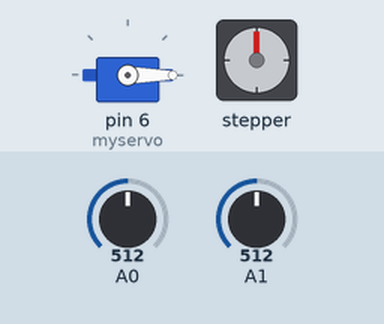
The sketch below on a simulated Arduino Uno, built with avr-gcc and run on an emulated ATmega328P. Parts: servo, stepper motor. Inputs (shaded band) come from the test bench; at power-on: A0 = 512, A1 = 512. Stepper angles assume 2038 steps per turn.

Above: at 1.2 s.
1.3 s: A0 set to 315
2.8 s: A0 set to 281
At 3.3 s:
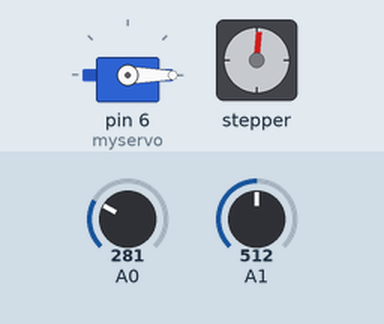
5.8 s: A1 set to 310
8.8 s: A1 set to 283
At 9.37 s:
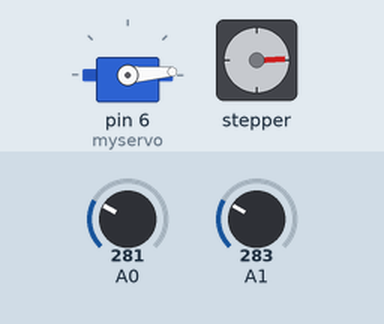
11.8 s: A0 set to 306
At 14.7 s:
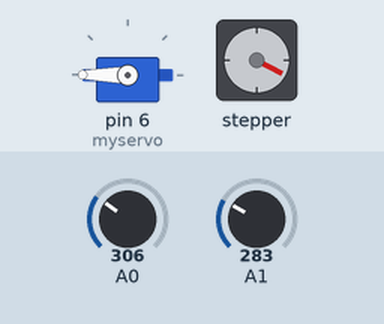
14.8 s: A0 set to 290
At 20.84 s:
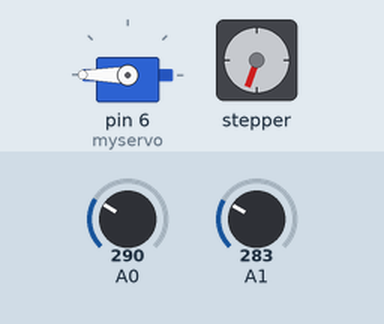
Timing chart, 0 to 20.9 s (numbered marks = the images above; inputs shaded):
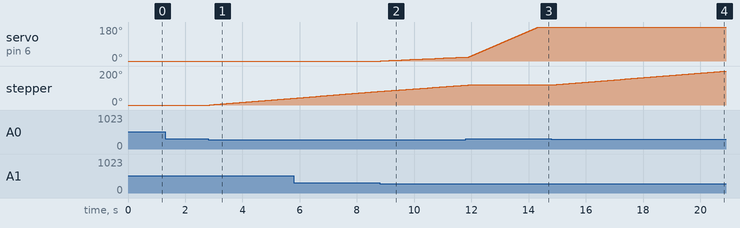

Measured:
- the behaviour switches between 300 and 299 on A1 (found by bisection; images 1 and 2)
- after the input at 1.3 s, every drawn part: stays the same
- after the input at 2.8 s, stepper: keeps turning clockwise at about 14°/s, starting after 0.07 s
- after the input at 8.8 s, servo on pin 6 (myservo): moves from 0° to 21° over 2.9 s, starting at once
- after the input at 11.8 s, stepper: goes on until 11.9 s, then stays 118°
- after the input at 14.8 s, stepper: keeps turning clockwise at about 14°/s, starting at once

The sketch:

Project_31_Joystick_Motion_Control.ino
```cpp
/*

Keye New RFID Starter Kit

Project 31

Joystick Motion Control

Edit By Keyes

*/

#include <Stepper.h>

#include <Servo.h>

const int stepsPerRevolution = 2038; // Define the number of steps per rotation

Stepper myStepper = Stepper(stepsPerRevolution, 8, 10, 9, 11);

Servo myservo;

int currentPos = 0;

bool shouldRotate = false;

int targetPos = 0;

void setup() {

myservo.attach(6);

myservo.write(0);

}

void loop() {

Control_X();

Control_Y();

}

void Control_X(){

int xValue = analogRead(A0);

if (xValue < 300) {

myStepper.setSpeed(10);

for (int i = 0; i < 10; i++) {

myStepper.step(1);

delay(10);

}

}

else if (xValue > 800) {

myStepper.setSpeed(10);

for (int i = 0; i < 10; i++) {

myStepper.step(-1);

delay(10);

}

} else {

digitalWrite(8, LOW);

digitalWrite(9, LOW);

digitalWrite(10, LOW);

digitalWrite(11, LOW);

}

}

void Control_Y(){

int y = analogRead(A1);

// Set target position based on y value

if (y < 300) {

targetPos = 180;

shouldRotate = (currentPos < targetPos);

} else if (y > 800) {

targetPos = 0;

shouldRotate = (currentPos > targetPos);

} else {

// If y is between 300 and 800, do not rotate

shouldRotate = false;

}

// If should rotate, move towards the target position step by step

if (shouldRotate) {

if (currentPos < targetPos) {

currentPos++;

} else {

currentPos--;

}

myservo.write(currentPos);

delay(15); // Delay added for smooth movement

// Stop rotating if the target position is reached

if (currentPos == targetPos) {

shouldRotate = false;

}

}

}
```
